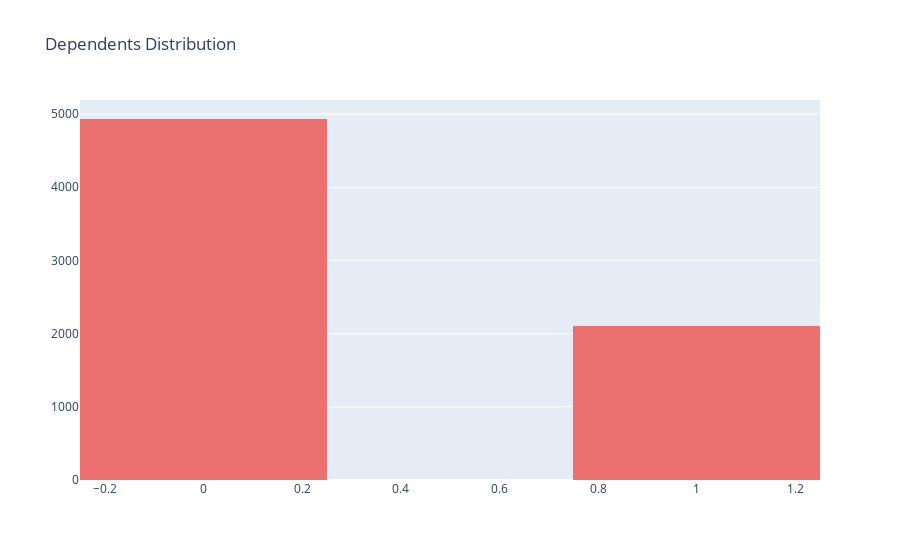

Notebook code for this chart:
### Code cell
# Histogram - Dependents
# defining data
trace = go.Histogram(x=df['Dependents'],nbinsx=3,
                marker = dict(color = '#ed7071'))
data = [trace]
# defining layout
layout = go.Layout(title="Dependents Distribution")
# defining figure and plotting
fig = go.Figure(data = data,layout = layout)
iplot(fig)

### Figure 1 — Plotly figure (JSON) as saved in the notebook; plotly's stock layout.template omitted (floating-point values rounded to 4 significant figures; data arrays with more than 128 entries replaced by an {"elided": "..."} marker saying what was removed)
{"data": [{"marker": {"color": "#ed7071"}, "nbinsx": 3, "type": "histogram", "x": {"elided": "7043 int values"}}], "layout": {"title": {"text": "Dependents Distribution"}}}
